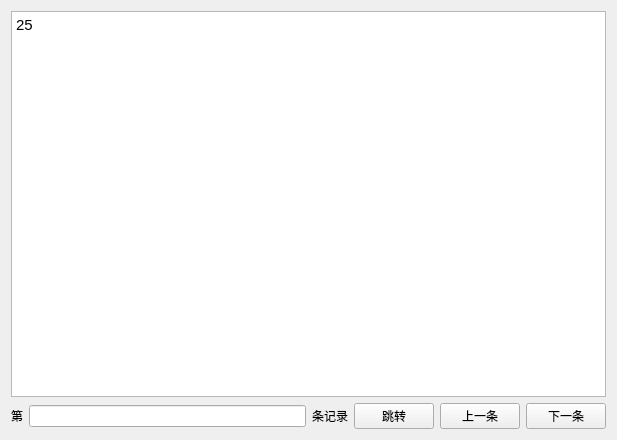
<?xml version="1.0" encoding="UTF-8"?>
<ui version="4.0">
 <class>ProcessInfoWidget</class>
 <widget class="QWidget" name="ProcessInfoWidget">
  <property name="geometry">
   <rect>
    <x>0</x>
    <y>0</y>
    <width>617</width>
    <height>440</height>
   </rect>
  </property>
  <property name="windowTitle">
   <string>Form</string>
  </property>
  <layout class="QVBoxLayout" name="verticalLayout_2">
   <item>
    <widget class="QTextBrowser" name="textBrowser">
     <property name="html">
      <string>&lt;!DOCTYPE HTML PUBLIC &quot;-//W3C//DTD HTML 4.0//EN&quot; &quot;http://www.w3.org/TR/REC-html40/strict.dtd&quot;&gt;
&lt;html&gt;&lt;head&gt;&lt;meta name=&quot;qrichtext&quot; content=&quot;1&quot; /&gt;&lt;style type=&quot;text/css&quot;&gt;
p, li { white-space: pre-wrap; }
&lt;/style&gt;&lt;/head&gt;&lt;body style=&quot; font-family:'Cantarell'; font-size:11pt; font-weight:400; font-style:normal;&quot;&gt;
&lt;p style=&quot; margin-top:0px; margin-bottom:0px; margin-left:0px; margin-right:0px; -qt-block-indent:0; text-indent:0px;&quot;&gt;25&lt;/p&gt;&lt;/body&gt;&lt;/html&gt;</string>
     </property>
    </widget>
   </item>
   <item>
    <layout class="QHBoxLayout" name="horizontalLayout_3">
     <item>
      <layout class="QHBoxLayout" name="horizontalLayout">
       <item>
        <widget class="QLabel" name="label">
         <property name="text">
          <string>第</string>
         </property>
        </widget>
       </item>
       <item>
        <widget class="QLineEdit" name="lineEdit">
         <property name="text">
          <string/>
         </property>
        </widget>
       </item>
       <item>
        <widget class="QLabel" name="label_2">
         <property name="text">
          <string>条记录</string>
         </property>
        </widget>
       </item>
       <item>
        <widget class="QPushButton" name="pushButton_3">
         <property name="text">
          <string>跳转</string>
         </property>
        </widget>
       </item>
      </layout>
     </item>
     <item>
      <layout class="QHBoxLayout" name="horizontalLayout_2">
       <item>
        <widget class="QPushButton" name="pushButton_1">
         <property name="text">
          <string>上一条</string>
         </property>
        </widget>
       </item>
       <item>
        <widget class="QPushButton" name="pushButton_2">
         <property name="text">
          <string>下一条</string>
         </property>
        </widget>
       </item>
      </layout>
     </item>
    </layout>
   </item>
  </layout>
 </widget>
 <resources/>
 <connections/>
</ui>
